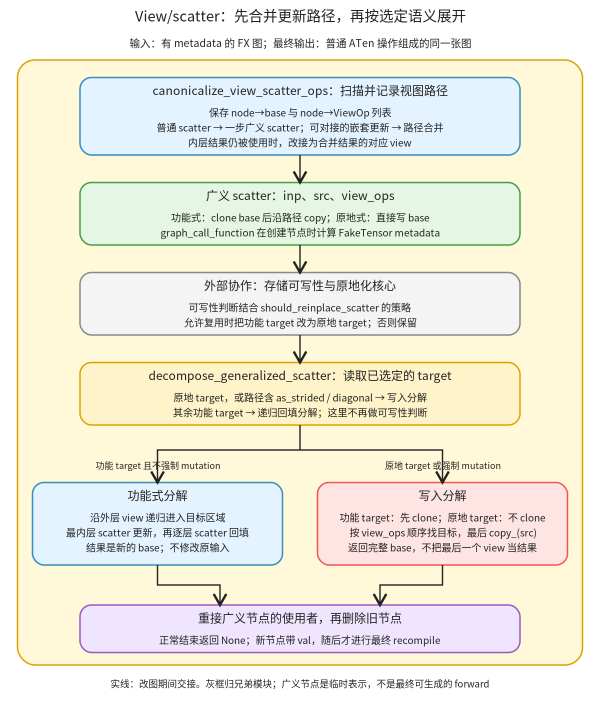
#> input picture torch/compile/inductor/assets/view-scatter.png, 1200 x 1420 px (shown at 1/2 size)
$ python view_scatter_flow.py
#> lines starting #> are read from the running program, lines starting #| are printed output that depends on the picture
"""View/scatter 的中间表示与实际分解分支。"""
from pathlib import Path
from html import escape
import cairosvg
from PIL import Image,ImageOps
P=Path(__file__).resolve().parent
H=1420
a=[f'<svg xmlns="http://www.w3.org/2000/svg" width="1200" height="{H}" viewBox="0 0 1200 {H}"><defs><marker id="arr" markerWidth="9" markerHeight="9" refX="7" refY="4" orient="auto"><path d="M0 0 L7 4 L0 8" fill="none" stroke="#222" stroke-width="1.5"/></marker></defs><rect width="1200" height="{H}" fill="white"/><g font-family="Noto Sans CJK SC,sans-serif" fill="#222">']
def t(x,y,s,z=20):a.append(f'<text x="{x}" y="{y}" text-anchor="middle" font-size="{z}">{escape(s)}</text>')
def b(x,y,w,h,title,lines,fill,stroke):
#> called with x = 160, y = 155, w = 880, h = 155, title = 'canonicalize_view_scatter_ops：扫描并记录视图路径', fill = '#e3f3ff', stroke = '#368dc0'
 a.append(f'<rect x="{x}" y="{y}" width="{w}" height="{h}" rx="23" fill="{fill}" stroke="{stroke}" stroke-width="3"/>');t(x+w/2,y+35,title,24)
 for j,s in enumerate(lines):t(x+w/2,y+78+j*30,s,20)
def e(d,dash=False):a.append(f'<path d="{d}" fill="none" stroke="#222" stroke-width="2.8" marker-end="url(#arr)"'+(' stroke-dasharray="8 6"' if dash else '')+'/>')
t(600,43,'View/scatter：先合并更新路径，再按选定语义展开',29)
t(600,94,'输入：有 metadata 的 FX 图；最终输出：普通 ATen 操作组成的同一张图',21)
a.append('<rect x="35" y="120" width="1130" height="1210" rx="35" fill="#fff9d9" stroke="#d9a300" stroke-width="3"/>')
b(160,155,880,155,'canonicalize_view_scatter_ops：扫描并记录视图路径',['保存 node→base 与 node→ViewOp 列表','普通 scatter → 一步广义 scatter；可对接的嵌套更新 → 路径合并','内层结果仍被使用时，改接为合并结果的对应 view'],'#e3f3ff','#368dc0')
b(160,365,880,125,'广义 scatter：inp、src、view_ops',['功能式：clone base 后沿路径 copy；原地式：直接写 base','graph_call_function 在创建节点时计算 FakeTensor metadata'],'#e5f6e5','#40a147')
b(160,545,880,125,'外部协作：存储可写性与原地化核心',['可写性判断结合 should_reinplace_scatter 的策略','允许复用时把功能 target 改为原地 target；否则保留'],'#f4f4f4','#888')
b(160,725,880,125,'decompose_generalized_scatter：读取已选定的 target',['原地 target，或路径含 as_strided / diagonal → 写入分解','其余功能 target → 递归回填分解；这里不再做可写性判断'],'#fff3c9','#dca300')
b(65,965,500,165,'功能式分解',['沿外层 view 递归进入目标区域','最内层 scatter 更新，再逐层 scatter 回填','结果是新的 base；不修改原输入'],'#e3f3ff','#368dc0')
b(635,965,500,165,'写入分解',['功能 target：先 clone；原地 target：不 clone','按 view_ops 顺序找目标，最后 copy_(src)','返回完整 base，不把最后一个 view 当结果'],'#ffe4e4','#ef5555')
b(160,1210,880,95,'重接广义节点的使用者，再删除旧节点',['正常结束返回 None；新节点带 val，随后才进行最终 recompile'],'#f0e5ff','#9959c6')
for y,z in [(310,365),(490,545),(670,725)]:e(f'M600 {y} V{z}')
e('M600 850 V900 H315 V965');e('M600 900 H885 V965');t(315,938,'功能 target 且不强制 mutation',18);t(885,938,'原地 target 或强制 mutation',18)
e('M315 1130 V1170 H440 V1210');e('M885 1130 V1170 H760 V1210')
t(600,1375,'实线：改图期间交接。灰框归兄弟模块；广义节点是临时表示，不是最终可生成的 forward',19)
a.append('</g></svg>');svg=''.join(a);(P/'view-scatter.svg').write_text(svg);cairosvg.svg2png(bytestring=svg.encode(),write_to=str(P/'view-scatter.png'))
#> (this line was passed over: cairosvg is not available in this run)
im=Image.open(P/'view-scatter.png').convert('RGB');im.thumbnail((800,1000));gray=ImageOps.grayscale(im).convert('RGB');canvas=Image.new('RGB',(im.width*2,im.height),'white');canvas.paste(im,(0,0));canvas.paste(gray,(im.width,0));canvas.save(P/'view-scatter-review.png')
#> further down, im is the input picture: PIL image 1200x1420 RGB; mean R, G, B 237.2, 235.1, 221
#> after `im.thumbnail((800, 1000))`:
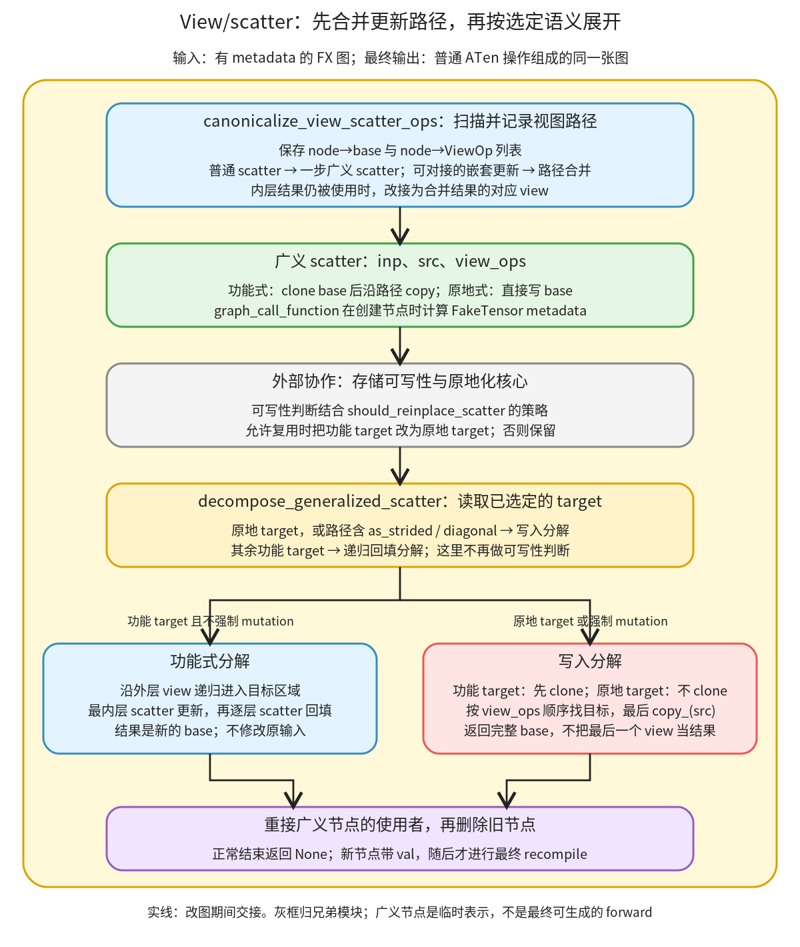
#> im: PIL image 800x947 RGB; mean R, G, B 237, 235.1, 220.9
#> after `gray = ImageOps.grayscale(im).convert('RGB')`:
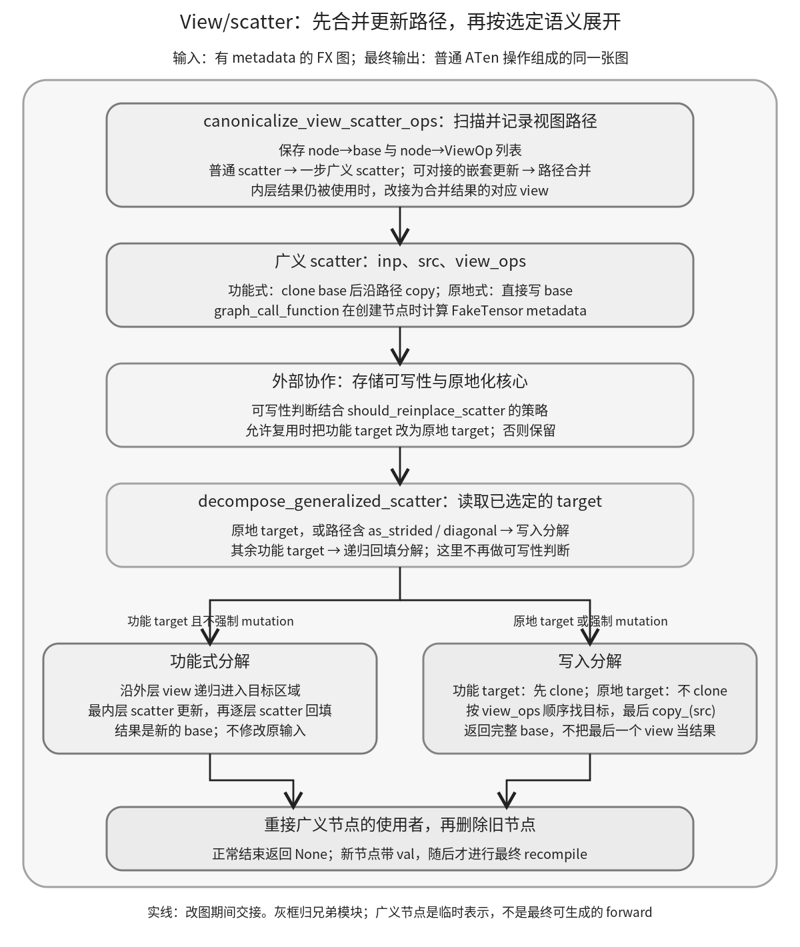
#> gray: PIL image 800x947 RGB; min 14, max 255, mean 234
#> after `canvas = Image.new('RGB', (im.width * 2, im.height), 'white')`: canvas: PIL image 1600x947 RGB; every value is 255
#> after `canvas.paste(im, (0, 0))`:
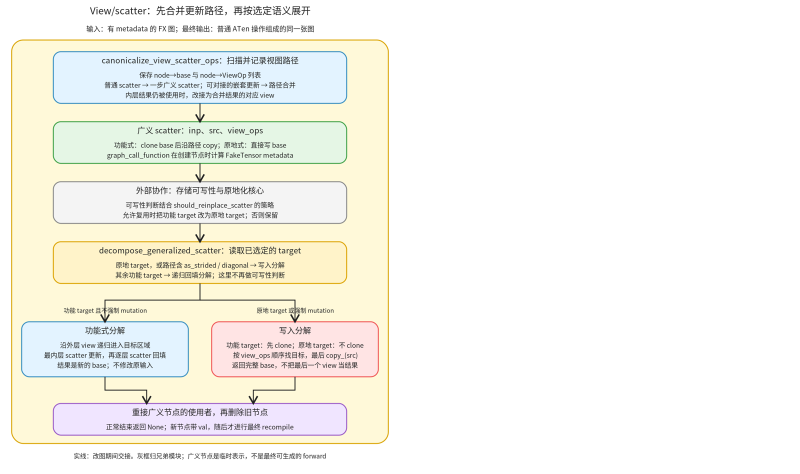
#> canvas: PIL image 1600x947 RGB (shown at 1/2 size); mean R, G, B 246, 245, 238
#> after `canvas.paste(gray, (im.width, 0))`:
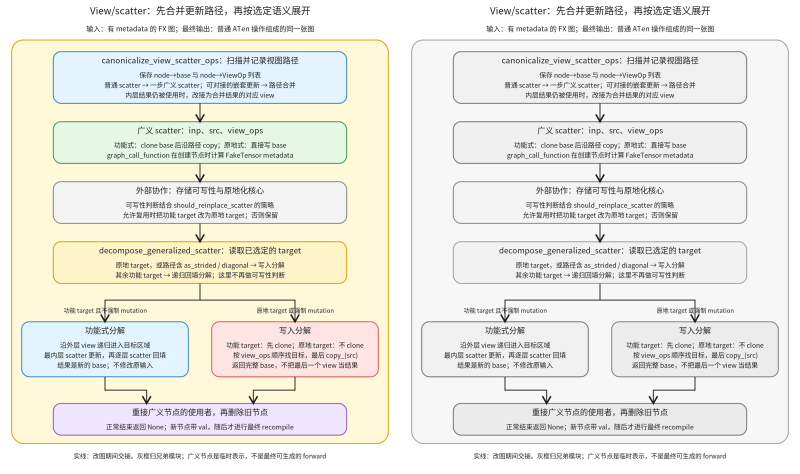
#> canvas: PIL image 1600x947 RGB (shown at 1/2 size); mean R, G, B 235.5, 234.6, 227.5

$ run again, with torch/compile/inductor/assets/algorithm-selection-review.png copied over torch/compile/inductor/assets/view-scatter.png
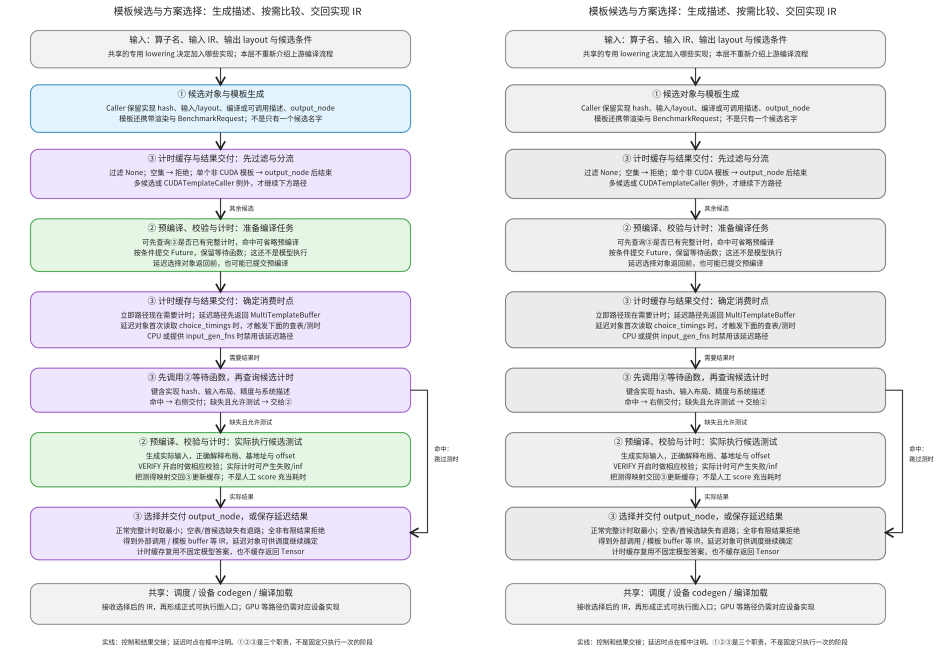
#> input picture torch/compile/inductor/assets/algorithm-selection-review.png, 1900 x 1330 px (shown at 1/2 size)
#> im is the input picture: PIL image 1900x1330 RGB; mean R, G, B 235, 235.3, 237.8
#> im: PIL image 800x560 RGB
#> `gray = ImageOps.grayscale(im).convert('RGB')`:
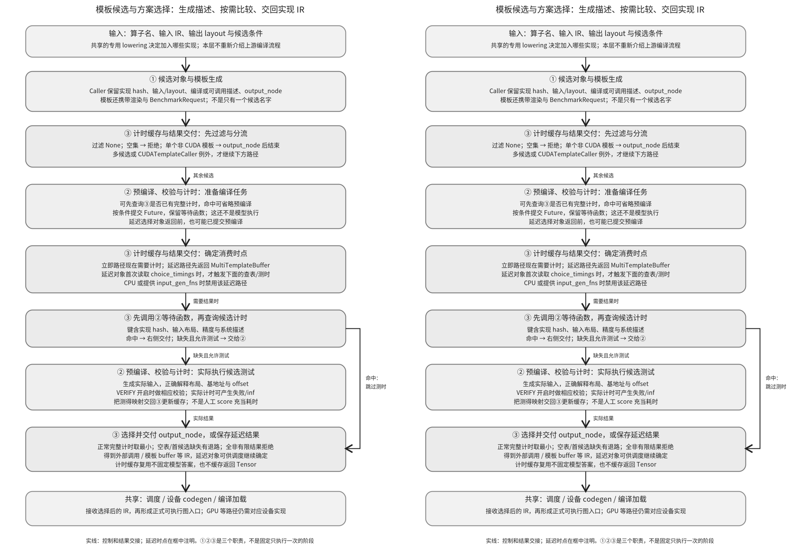
#> gray: PIL image 800x560 RGB; min 21, max 255, mean 235.4
#> canvas: PIL image 1600x560 RGB; every value is 255
#> `canvas.paste(gray, (im.width, 0))`:
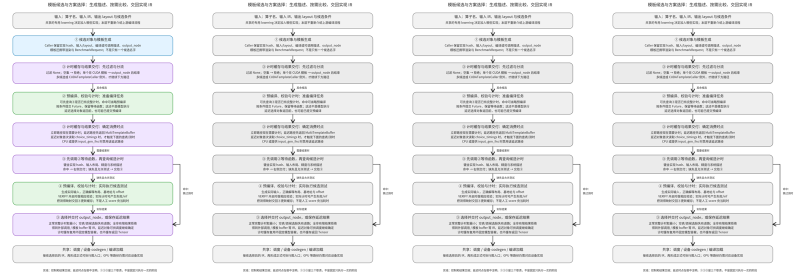
#> canvas: PIL image 1600x560 RGB (shown at 1/2 size); mean R, G, B 235.1, 235.3, 236.5

$ run again, with torch/compile/inductor/assets/algorithm-selection.png copied over torch/compile/inductor/assets/view-scatter.png
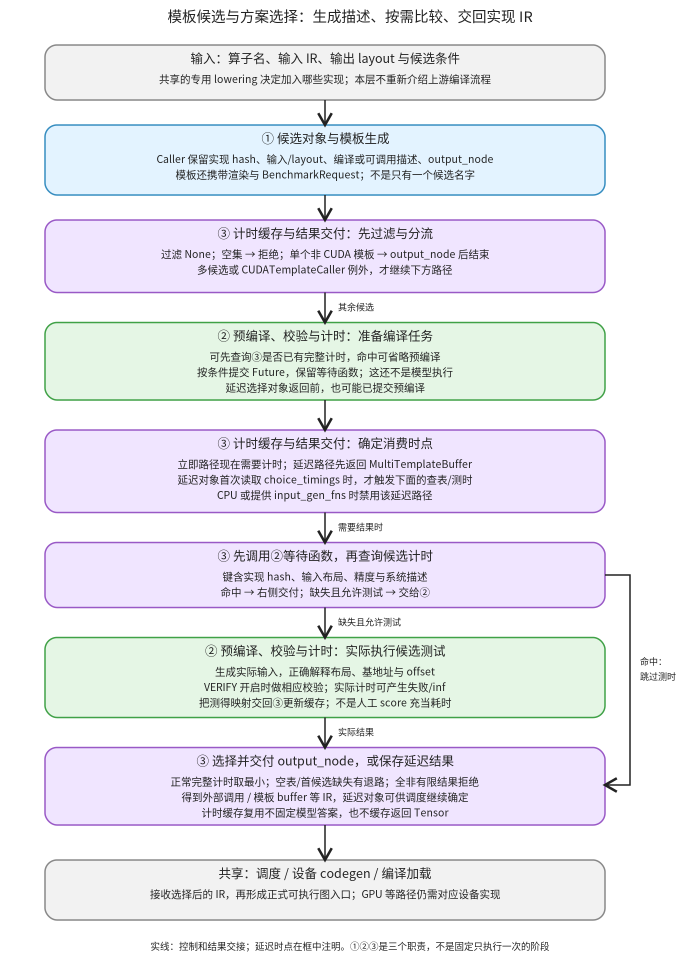
#> input picture torch/compile/inductor/assets/algorithm-selection.png, 1400 x 1960 px (shown at 1/2 size)
#> im is the input picture: PIL image 1400x1960 RGB; mean R, G, B 234.7, 235.1, 240.4
#> im: PIL image 714x1000 RGB
#> `gray = ImageOps.grayscale(im).convert('RGB')`:
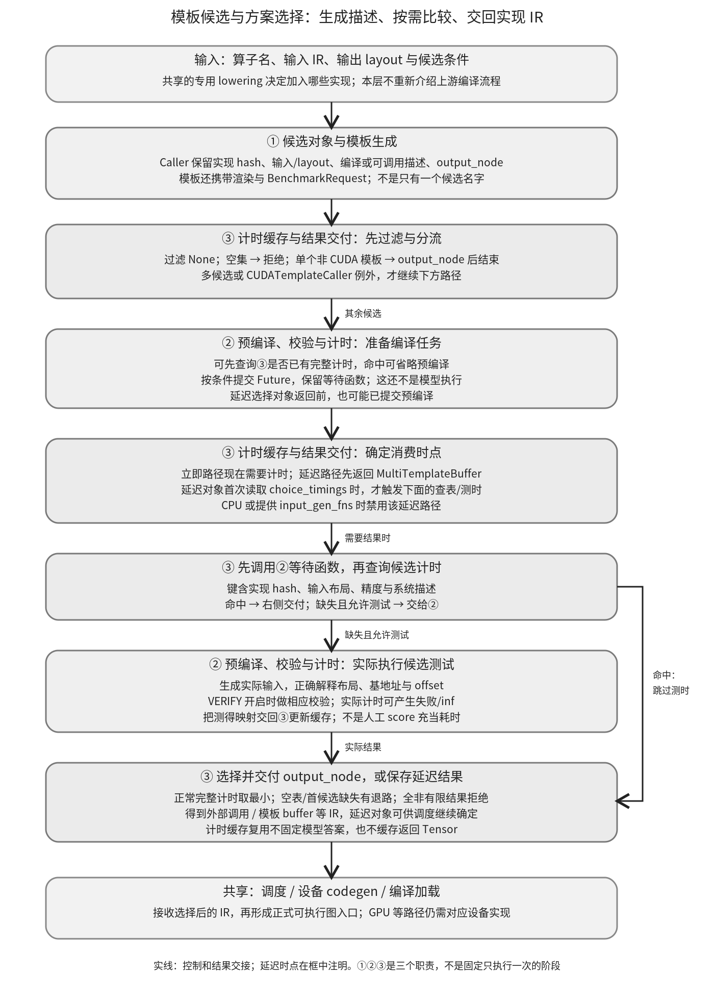
#> gray: PIL image 714x1000 RGB; min 9, max 255, mean 235.5
#> canvas: PIL image 1428x1000 RGB; every value is 255
#> `canvas.paste(gray, (im.width, 0))`:
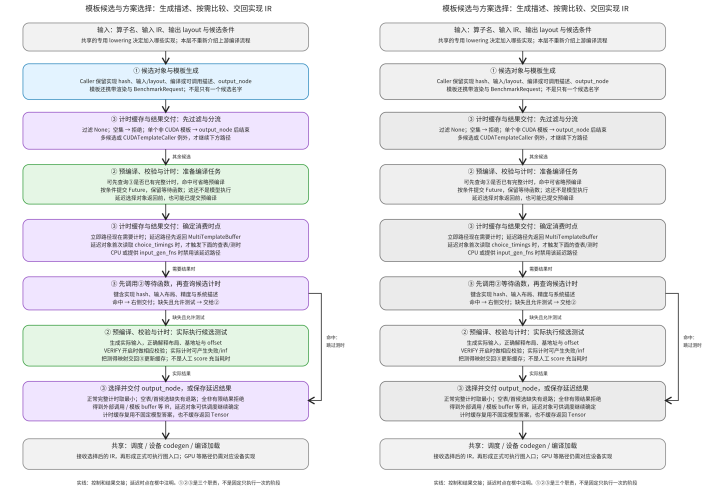
#> canvas: PIL image 1428x1000 RGB (shown at 1/2 size); mean R, G, B 235, 235.3, 237.8

$ run again, with torch/compile/inductor/assets/backend-dispatch-review.png copied over torch/compile/inductor/assets/view-scatter.png
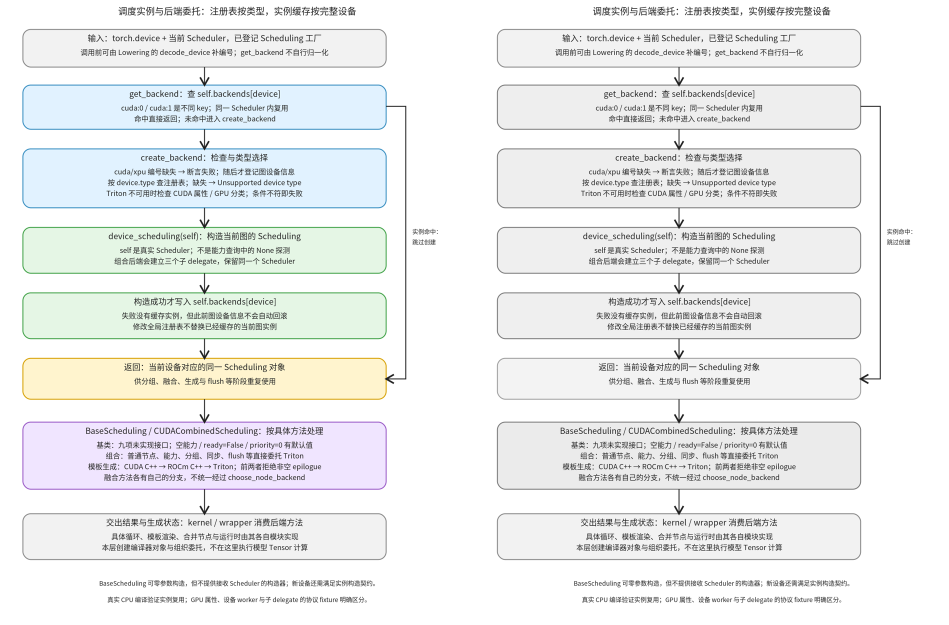
#> input picture torch/compile/inductor/assets/backend-dispatch-review.png, 1898 x 1250 px (shown at 1/2 size)
#> im is the input picture: PIL image 1898x1250 RGB; mean R, G, B 236.6, 238.1, 237.9
#> im: PIL image 800x527 RGB
#> `gray = ImageOps.grayscale(im).convert('RGB')`:
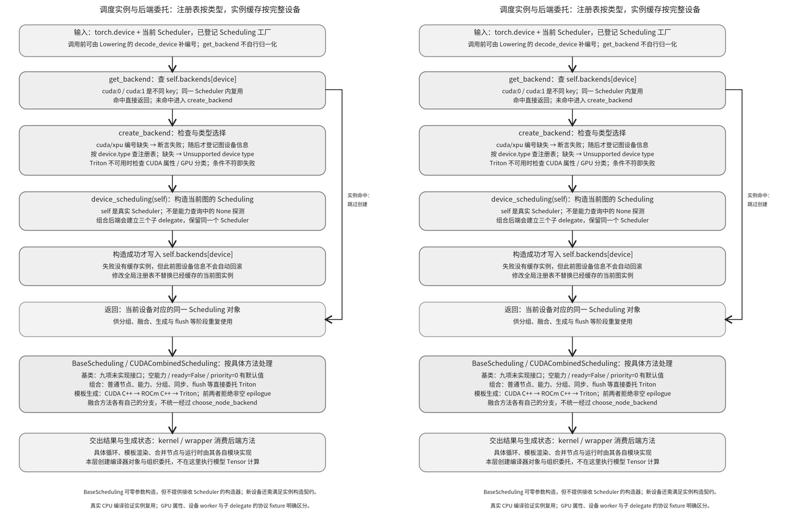
#> gray: PIL image 800x527 RGB; min 18, max 255, mean 237.5
#> canvas: PIL image 1600x527 RGB; every value is 255
#> `canvas.paste(gray, (im.width, 0))`:
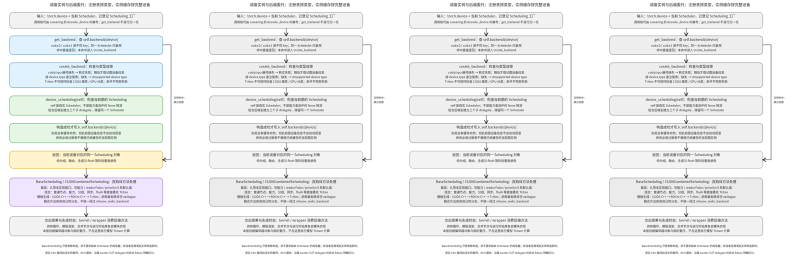
#> canvas: PIL image 1600x527 RGB (shown at 1/2 size); mean R, G, B 237, 237.8, 237.6
